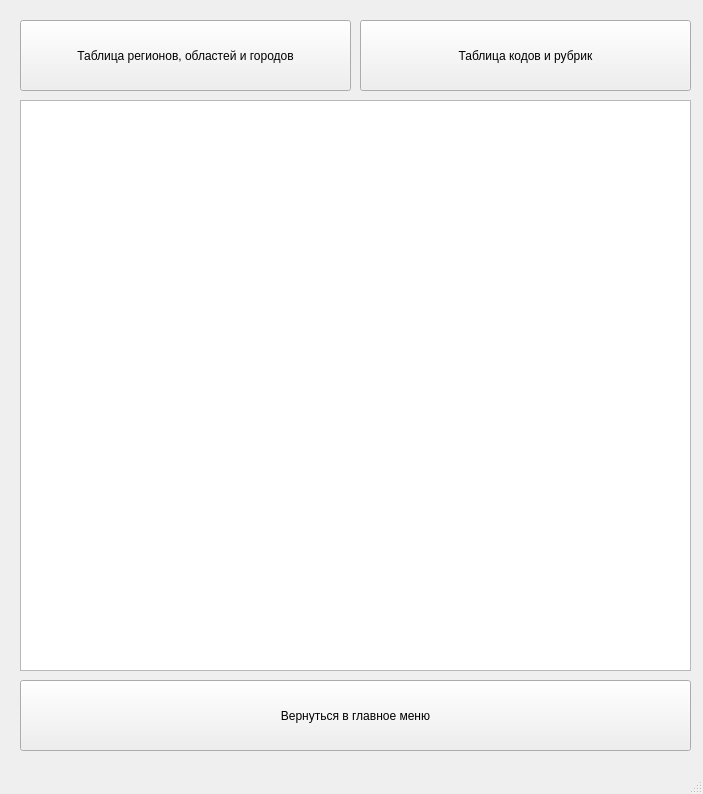
<?xml version="1.0" encoding="UTF-8"?>
<ui version="4.0">
 <class>MainWindow</class>
 <widget class="QMainWindow" name="MainWindow">
  <property name="geometry">
   <rect>
    <x>0</x>
    <y>0</y>
    <width>703</width>
    <height>794</height>
   </rect>
  </property>
  <property name="windowTitle">
   <string>MainWindow</string>
  </property>
  <widget class="QWidget" name="centralwidget">
   <widget class="QTableView" name="databaseTableView">
    <property name="geometry">
     <rect>
      <x>20</x>
      <y>100</y>
      <width>671</width>
      <height>571</height>
     </rect>
    </property>
    <property name="sortingEnabled">
     <bool>true</bool>
    </property>
    <property name="cornerButtonEnabled">
     <bool>true</bool>
    </property>
    <attribute name="horizontalHeaderCascadingSectionResizes">
     <bool>true</bool>
    </attribute>
    <attribute name="horizontalHeaderDefaultSectionSize">
     <number>10</number>
    </attribute>
    <attribute name="horizontalHeaderMinimumSectionSize">
     <number>1</number>
    </attribute>
    <attribute name="horizontalHeaderStretchLastSection">
     <bool>false</bool>
    </attribute>
    <attribute name="verticalHeaderCascadingSectionResizes">
     <bool>true</bool>
    </attribute>
    <attribute name="verticalHeaderMinimumSectionSize">
     <number>10</number>
    </attribute>
    <attribute name="verticalHeaderStretchLastSection">
     <bool>false</bool>
    </attribute>
   </widget>
   <widget class="QPushButton" name="GrntiTableButton">
    <property name="geometry">
     <rect>
      <x>360</x>
      <y>20</y>
      <width>331</width>
      <height>71</height>
     </rect>
    </property>
    <property name="text">
     <string>Таблица кодов и рубрик</string>
    </property>
   </widget>
   <widget class="QPushButton" name="RegionTableButton">
    <property name="geometry">
     <rect>
      <x>20</x>
      <y>20</y>
      <width>331</width>
      <height>71</height>
     </rect>
    </property>
    <property name="text">
     <string>Таблица регионов, областей и городов</string>
    </property>
   </widget>
   <widget class="QPushButton" name="returnToMainButton">
    <property name="geometry">
     <rect>
      <x>20</x>
      <y>680</y>
      <width>671</width>
      <height>71</height>
     </rect>
    </property>
    <property name="text">
     <string>Вернуться в главное меню</string>
    </property>
   </widget>
  </widget>
  <widget class="QMenuBar" name="menubar">
   <property name="geometry">
    <rect>
     <x>0</x>
     <y>0</y>
     <width>703</width>
     <height>21</height>
    </rect>
   </property>
  </widget>
  <widget class="QStatusBar" name="statusbar"/>
 </widget>
 <resources/>
 <connections/>
</ui>
